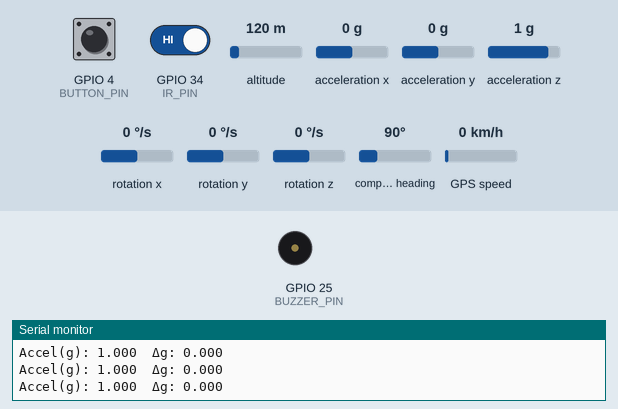
A sketch run on a simulated ESP32. Parts: buzzer (waves = sounding, pin HIGH), the last lines printed to the serial monitor. Inputs (shaded band) come from the test bench; at power-on: GPIO 34 (IR_PIN) HIGH, acceleration z 1 g, GPIO 4 (BUTTON_PIN) HIGH, acceleration x 0 g, altitude 120 m, acceleration y 0 g, rotation x 0 °/s, rotation y 0 °/s, rotation z 0 °/s, compass heading 90°, GPS speed 0 km/h. WiFi joins after 1.5 s; servers stay silent unless stated; uploads are accepted with an empty reply; the GPS gets a fix after 3 s at 37.7749, -122.4194 with 8 satellites.

Above: at 3.0 s.
3.1 s: GPIO 34 (IR_PIN) driven LOW
At 6.9 s:
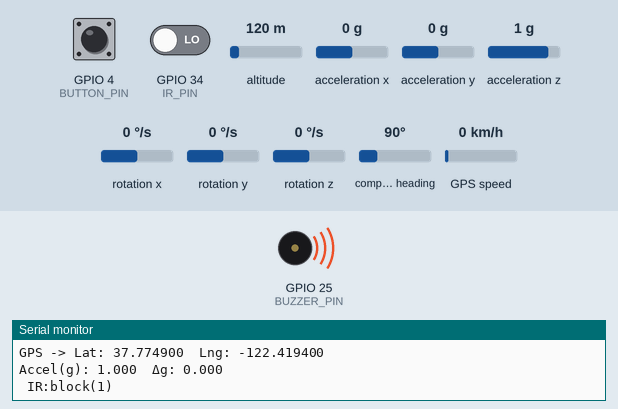
7.1 s: acceleration z set to 0 g
10.6 s: GPIO 4 (BUTTON_PIN) pulled LOW for 0.15 s
14.1 s: GPIO 4 (BUTTON_PIN) pulled LOW for 3.2 s
At 16.5 s:
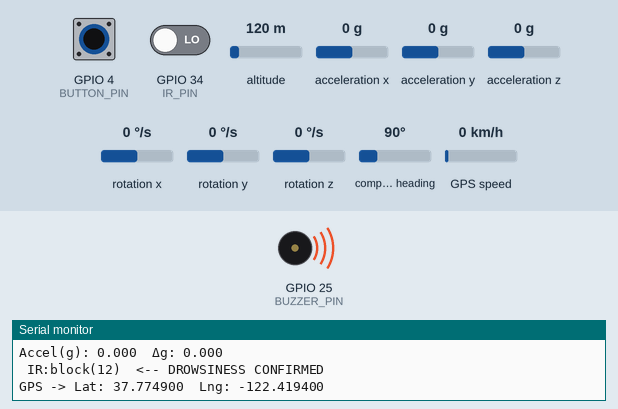
18.8 s: GPIO 34 (IR_PIN) driven HIGH
22.3 s: acceleration x set to -0.8 g
25.8 s: acceleration x set to -1.1 g
Timing chart, 0 to 30.3 s (numbered marks = the images above; inputs shaded):
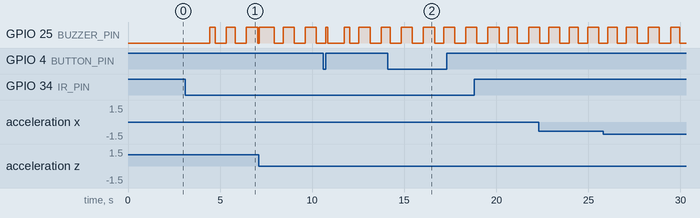

The sketch:

SmartHelmet.ino
```cpp
//That was the feature

/*
  ESP32 Accident + Drowsiness Detection + Backend Alert
  - MPU6050 for accident detection
  - IR digital sensor for drowsiness (stable consecutive detection)
  - GPS (TinyGPS++) prints location when alarm triggers
  - 4-pin push button: short press -> cancel alarm, long press -> SOS
  - Buzzer (active). Alerts sent to backend server via Wi-Fi
*/

#include <Wire.h>
#include <MPU6050.h>
#include <TinyGPS++.h>
#include <HardwareSerial.h>
#include <WiFi.h>
#include <HTTPClient.h>

MPU6050 mpu;
TinyGPSPlus gps;
HardwareSerial SerialGPS(1);

// --- Pin definitions ---
const uint8_t BUZZER_PIN  = 25;
const uint8_t BUTTON_PIN  = 4;
const uint8_t IR_PIN      = 34;

// --- Thresholds ---
const float ACCEL_THRESHOLD_G = 2.0;
const float ACCEL_DELTA_G     = 1.0;
const unsigned long SAMPLE_MS = 100;
const int DROWSY_CONSECUTIVE_REQUIRED = 12;
const unsigned long LONG_PRESS_MS = 2000;

// --- Wi-Fi & Backend ---
const char* ssid = "Narzo_";
const char* password = "*********";
const char* backendUrl = "https://smart-helmet-server-ebon.vercel.app/api/sos";

// --- Runtime variables ---
bool buzzerOn = false;
bool buzzerBlinkMode = false;
unsigned long lastSampleTime = 0;
unsigned long lastBlinkToggle = 0;
bool alertSent = false;

// Button state
bool buttonPressed = false;
unsigned long buttonPressStart = 0;

// IR drowsiness counter
int drowsyCounter = 0;

// MPU previous accel for delta detection
float lastAccelG = 0.0;

// --- Utilities ---
void printGPSIfValid() {
  if (gps.location.isValid()) {
    Serial.print("GPS -> Lat: ");
    Serial.print(gps.location.lat(), 6);
    Serial.print("  Lng: ");
    Serial.println(gps.location.lng(), 6);
  } else {
    Serial.println("GPS -> location invalid");
  }
}

void buzzerActivate() { digitalWrite(BUZZER_PIN, HIGH); }
void buzzerDeactivate() { digitalWrite(BUZZER_PIN, LOW); }

void sendAlertToBackend(const String& type) {
  if (WiFi.status() != WL_CONNECTED) return;

  HTTPClient http;
  http.begin(backendUrl);
  http.addHeader("Content-Type", "application/json");

  String body = "{\"timestamp\":\"" + String(millis()) + "\", \"type\":\"" + type + "\"";

  if (gps.location.isValid()) {
    body += ",\"lat\":" + String(gps.location.lat(), 6) + ",\"lng\":" + String(gps.location.lng(), 6);
  }
  body += "}";

  int httpResponseCode = http.POST(body);
  if (httpResponseCode > 0) {
    Serial.printf("✅ Alert sent! Response code: %d\n", httpResponseCode);
    Serial.println(http.getString());
  } else {
    Serial.printf("❌ Alert failed! Error code: %d\n", httpResponseCode);
  }
  http.end();
}

// --- Button Working ---
void handleButton() {
  bool pressedNow = (digitalRead(BUTTON_PIN) == LOW);

  if (pressedNow && !buttonPressed) {
    buttonPressed = true;
    buttonPressStart = millis();
  } else if (!pressedNow && buttonPressed) {
    unsigned long duration = millis() - buttonPressStart;
    if (duration >= LONG_PRESS_MS) {
      // Long press -> SOS
      buzzerOn = true;
      buzzerBlinkMode = false;
      Serial.println("BUTTON: Long press -> SOS activated");
      printGPSIfValid();
      if (!alertSent) {
        sendAlertToBackend("SOS");
        alertSent = true;
      }
    } else {
      // Short press -> cancel alarm
      buzzerOn = false;
      buzzerBlinkMode = false;
      Serial.println("BUTTON: Short press -> alarm canceled");
      alertSent = false;  // reset alert flag
    }
    buttonPressed = false;
  }
}

void handleButtonQuick() {
  bool pressedNow = (digitalRead(BUTTON_PIN) == LOW);
  if (pressedNow && !buttonPressed) {
    buttonPressed = true;
    buttonPressStart = millis();
  } else if (!pressedNow && buttonPressed) {
    unsigned long duration = millis() - buttonPressStart;
    if (duration >= LONG_PRESS_MS) {
      buzzerOn = true;
      buzzerBlinkMode = false;
      Serial.println("BUTTON(quick): Long press -> SOS activated");
      printGPSIfValid();
      if (!alertSent) {
        sendAlertToBackend("SOS");
        alertSent = true;
      }
    } else {
      buzzerOn = false;
      buzzerBlinkMode = false;
      Serial.println("BUTTON(quick): Short press -> alarm canceled");
      alertSent = false;  // reset alert flag
    }
    buttonPressed = false;
  }
}


void setup() {
  Serial.begin(115200);
  delay(200);
  Serial.println(F("Starting Accident+Drowsiness Monitor"));

  // Wi-Fi
  WiFi.begin(ssid, password);
  while (WiFi.status() != WL_CONNECTED) {
    delay(500);
    Serial.print(".");
  }
  Serial.println("\n✅ WiFi connected");

  // GPS UART
  SerialGPS.begin(9600, SERIAL_8N1, 16, 17);

  // MPU6050
  Wire.begin();
  mpu.initialize();
  if (mpu.testConnection()) Serial.println(F("MPU6050: connected"));
  else Serial.println(F("MPU6050: FAILED"));

  // Pins
  pinMode(BUZZER_PIN, OUTPUT);
  buzzerDeactivate();
  pinMode(BUTTON_PIN, INPUT_PULLUP);
  pinMode(IR_PIN, INPUT);

  // Initial accel reference
  delay(100);
  int16_t ax0, ay0, az0;
  mpu.getAcceleration(&ax0, &ay0, &az0);
  lastAccelG = sqrt((float)ax0*ax0 + (float)ay0*ay0 + (float)az0*az0) / 16384.0;
  Serial.print("Initial accel (g): "); Serial.println(lastAccelG, 3);
}


void loop() {
  // Read GPS
  while (SerialGPS.available() > 0) gps.encode(SerialGPS.read());

  unsigned long now = millis();
  if (now - lastSampleTime < SAMPLE_MS) {
    handleButtonQuick();
    return;
  }
  lastSampleTime = now;

  // --- MPU6050 acceleration ---
  int16_t ax, ay, az;
  mpu.getAcceleration(&ax, &ay, &az);
  float accelG = sqrt((float)ax*ax + (float)ay*ay + (float)az*az) / 16384.0;
  float deltaG = fabs(accelG - lastAccelG);
  lastAccelG = accelG;

  Serial.print("Accel(g): "); Serial.print(accelG, 3);
  Serial.print("  Δg: "); Serial.print(deltaG, 3);

  // Accident detection
  if (accelG >= ACCEL_THRESHOLD_G || deltaG >= ACCEL_DELTA_G) {
    buzzerOn = true;
    buzzerBlinkMode = false;
    Serial.print("  <-- ACCIDENT DETECTED");
    printGPSIfValid();
    if (!alertSent) {
      sendAlertToBackend("accident");
      alertSent = true;
    }
  }
  Serial.println();

  // --- IR sensor drowsiness ---
  int irVal = digitalRead(IR_PIN);
  const int IR_BLOCK_VALUE = LOW;
  if (irVal == IR_BLOCK_VALUE) {
    drowsyCounter++;
    Serial.print(" IR:block("); Serial.print(drowsyCounter); Serial.print(")");
    if (drowsyCounter >= DROWSY_CONSECUTIVE_REQUIRED) {
      buzzerOn = true;
      buzzerBlinkMode = true;
      Serial.println("  <-- DROWSINESS CONFIRMED");
      printGPSIfValid();
      if (!alertSent) {
        sendAlertToBackend("drowsiness");
        alertSent = true;
      }
      drowsyCounter = 0;
    } else {
      Serial.println();
    }
  } else {
    if (drowsyCounter > 0) Serial.println(" IR:clear -> reset counter");
    drowsyCounter = 0;
  }

  // --- Button handling ---
  handleButton();

  // --- Apply buzzer ---
  if (buzzerOn) {
    if (buzzerBlinkMode) {
      if (now - lastBlinkToggle > 500) {
        lastBlinkToggle = now;
        if (digitalRead(BUZZER_PIN) == HIGH) buzzerDeactivate();
        else buzzerActivate();
      }
    } else buzzerActivate();
  } else buzzerDeactivate();
}
```

Measured:
- after the input at 3.1 s, GPIO 25 (BUZZER_PIN): goes HIGH 0.30 s, LOW 0.60 s, HIGH 0.50 s, LOW 0.60 s, HIGH 0.60 s, then LOW, starting after 1.3 s
